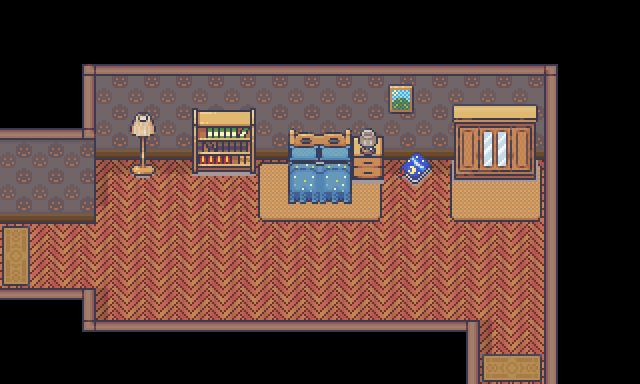

The image is a tile-based game level rendered from a .tmx file. Its description and source (layers, tilesets, objects; grid data summarised) follow:
An orthogonal 20x12 tile map with 32x32 px tiles, 5 tile layers (Background, Floor, Decor, Furniture, ...), 6 tilesets and 12 objects (2x GoToNextMap, Player, Interaction).

<map version="1.10" tiledversion="1.10.2" orientation="orthogonal" renderorder="right-down" width="20" height="12" tilewidth="32" tileheight="32" infinite="0" nextlayerid="9" nextobjectid="23">
 <tileset firstgid="1" source="Room_Builder_borders_32x32.tsx" />
 <tileset firstgid="451" source="4_Bedroom_32x32.tsx" />
 <tileset firstgid="2163" source="2_LivingRoom_32x32.tsx" />
 <tileset firstgid="2883" source="Room_Builder_Floors_32x32.tsx" />
 <tileset firstgid="3483" source="Room_Builder_Walls_32x32.tsx" />
 <tileset firstgid="4763" source="21_Clothing_Store_32x32.tsx" />
 <layer id="7" name="Background" width="20" height="12">
  <data>[240 cells, 0 non-empty, 0 distinct tile ids]</data>
 </layer>
 <layer id="8" name="Floor" width="20" height="12">
  <data>[240 cells, 160 non-empty, 17 distinct tile ids]</data>
 </layer>
 <layer id="2" name="Decor" width="20" height="12">
  <data>[240 cells, 36 non-empty, 12 distinct tile ids]</data>
 </layer>
 <layer id="3" name="Furniture" width="20" height="12">
  <data>[240 cells, 27 non-empty, 27 distinct tile ids]</data>
 </layer>
 <layer id="4" name="Furniture2" width="20" height="12">
  <data>[240 cells, 9 non-empty, 9 distinct tile ids]</data>
 </layer>
 <objectgroup id="5" name="Collisions">
  <object id="1" x="64" y="64" width="512" height="32" />
  <object id="2" x="544" y="64" width="32" height="320" />
  <object id="3" x="64" y="320" width="416" height="32" />
  <object id="4" x="64" y="64" width="32" height="128" />
  <object id="5" x="0" y="160" width="96" height="32" />
  <object id="6" x="0" y="288" width="96" height="32" />
  <object id="13" x="96" y="128" width="448" height="32" />
  <object id="17" x="448" y="320" width="32" height="64" />
 </objectgroup>
 <objectgroup id="6" name="SpawnPoints">
  <object id="11" name="Player" type="Player" x="288" y="224" width="32" height="64" />
  <object id="9" name="Interaction" type="Interaction" x="128" y="80" width="32" height="34">
   <properties>
    <property name="offsetX" type="float" value="0" />
    <property name="offsetY" type="float" value="48" />
    <property name="storyArc" value="houseLightsArc" />
   </properties>
  </object>
  <object id="14" name="GoToNextMap" type="GoToNextMap" x="0" y="192" width="16" height="96">
   <properties>
    <property name="NextMapName" value="bathroom" />
    <property name="NextSpawnX" type="float" value="512" />
    <property name="NextSpawnY" type="float" value="240" />
   </properties>
  </object>
  <object id="19" name="GoToNextMap" type="GoToNextMap" x="480" y="368" width="64" height="16">
   <properties>
    <property name="MapResMultiplier" type="float" value="1.5" />
    <property name="NextMapName" value="outdoors" />
    <property name="NextSpawnX" type="float" value="96" />
    <property name="NextSpawnY" type="float" value="368" />
   </properties>
  </object>
 </objectgroup>
</map>
